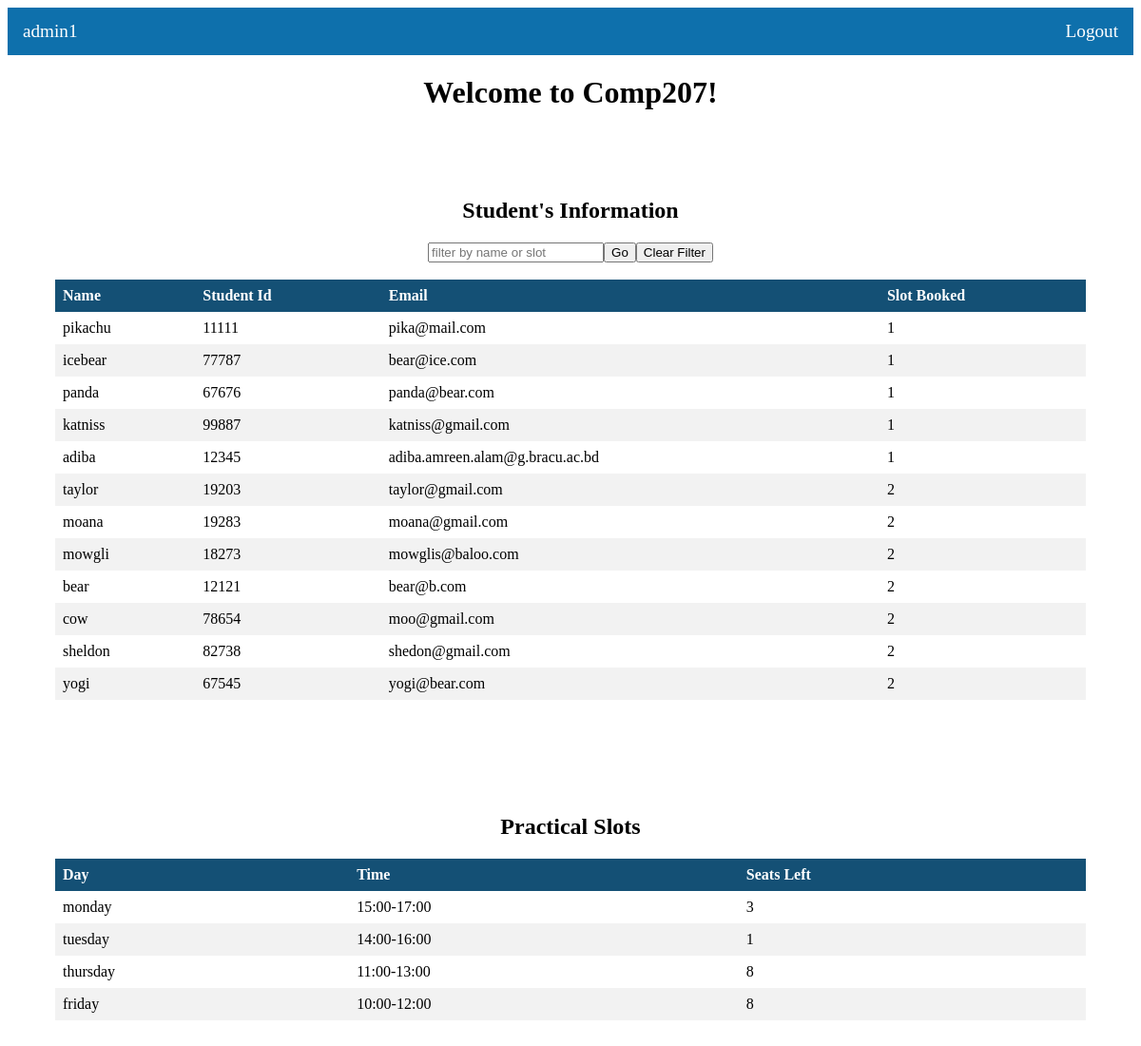
The page /admindashboard.php?sort=slot_booked (signed in) on the database its author committed.
### tables this page shows
CREATE TABLE `students` (
  `name` varchar(100) NOT NULL,
  `email` varchar(100) NOT NULL,
  `sid` int(5) NOT NULL,
  `slot_booked` int(11) NOT NULL
);

CREATE TABLE `slots` (
  `slotid` int(11) NOT NULL,
  `day` varchar(20) NOT NULL,
  `time` varchar(20) NOT NULL,
  `seats_left` int(11) NOT NULL
);

### admindashboard.php (the view, shortened to what this page needs)
<?php
include("connectdb.php");
$sql1 = "SELECT * FROM students";
if(isset($_GET['sort'])){
    $sort = $_GET['sort'];
    $sql1 .= " ORDER BY $sort";
  }
?>
<!DOCTYPE html>
<html>
<head>
    <link rel="stylesheet" href="style.css" />
</head>
<body>
    <ul class="navbar">
        <li class="nav-item" style="float: left; font-family: geneva;"><a class="nav-link" href="admindashboard.php"><?php echo $_SESSION['username']; ?></a></li>
        <li class="nav-item"><a class="nav-link" href="logout.php">Logout</a></li>
    </ul>
    <div class ="row">
        <h1>Welcome to Comp207!</h1>
    </div>
    <div class="tablec">
    <h2 style="text-align: center;">Student's Information</h2>
    <form class="filterform" method="post" action="admindashboard.php">
        <input type="text" id="filter" name="filter" placeholder="filter by name or slot" tabindex="0"/>
        <input type="submit" name="Filterbutton" id="Filterbutton" value="Go"/>
        <input type="submit" name="Clearbutton" id="Clearbutton" value="Clear Filter"/>
    </form>
    <table>
        <thead>
            <tr>
                <th><a href="admindashboard.php?sort=name">Name</a></th>
                <th><a href="admindashboard.php?sort=sid">Student Id</a></th>
                <th><a href="admindashboard.php?sort=email">Email</a></th>
                <th><a href="admindashboard.php?sort=slot_booked">Slot Booked</a></th>
            </tr>
        </thead>
        <tbody>
            <?php
            $result1 = mysqli_query($conn, $sql1);
            while ($row = $result1->fetch_assoc()) {
            ?>
            <tr>
                <td><?php echo $row['name']; ?></td>
                <td><?php echo $row['sid']; ?></td>
                <td><?php echo $row['email']; ?></td>
                <td><?php echo $row['slot_booked']; ?></td>
            </tr>
            <?php
            }
            ?>
        </tbody>
    </table>
    </div>
    <div class="tablec">
    <h2 style="text-align: center;">Practical Slots</h2>
    <table>
        <thead>
            <tr>
                <th>Day</th>
                <th>Time</th>
                <th>Seats Left</th>
            </tr>
        </thead>
            <tbody>
                <?php
                $sql2 = "SELECT * FROM slots";
                $result2 = mysqli_query($conn, $sql2);
                while ($row = $result2->fetch_assoc()) {
                ?>
                <tr>
                    <td><?php echo $row['day']; ?></td>
                    <td><?php echo $row['time']; ?></td>
                    <td><?php echo $row['seats_left']; ?></td>
                </tr>
                <?php
                }
                ?>
            </tbody>
    </table>
    </div>
</body>
</html>

### style.css (style rules this page uses)
body { background: white; }
.navbar { list-style-type: none; margin: 0; padding: 0px; overflow: hidden; background-color: rgb(14, 112, 172); position: -webkit-sticky; position: sticky !important; top: 0; z-index: 2 }
.nav-item { float: right; font-size: larger; }
.nav-link { display: block; color: white; text-align: center; padding: 14px 16px; text-decoration: none; }
.row { display: flex; justify-content: center; align-items: center; }
table { border-collapse: collapse; width: 100%; }
th, td { text-align: left; padding: 8px; }
tr:nth-child(even) { background-color: #f2f2f2 }
th { background-color: rgb(20, 80, 117); color: white; }
.tablec { padding: 50px; }
a { color: white; text-decoration: none; }
.filterform { display: flex; justify-content: center; align-items: center; }

### rows shown on the page
students: name "pikachu", sid "11111", email "pika@mail.com", slot_booked "1"
students: name "icebear", sid "77787", email "bear@ice.com", slot_booked "1"
students: name "panda", sid "67676", email "panda@bear.com", slot_booked "1"
students: name "katniss", sid "99887", email "katniss@gmail.com", slot_booked "1"
students: name "adiba", sid "12345", email "adiba.amreen.alam@g.bracu.ac.bd", slot_booked "1"
students: name "taylor", sid "19203", email "taylor@gmail.com", slot_booked "2"
students: name "moana", sid "19283", email "moana@gmail.com", slot_booked "2"
students: name "mowgli", sid "18273", email "mowglis@baloo.com", slot_booked "2"
students: name "bear", sid "12121", email "bear@b.com", slot_booked "2"
students: name "cow", sid "78654", email "moo@gmail.com", slot_booked "2"
students: name "sheldon", sid "82738", email "shedon@gmail.com", slot_booked "2"
students: name "yogi", sid "67545", email "yogi@bear.com", slot_booked "2"
slots: day "monday", time "15:00-17:00", seats_left "3"
slots: day "tuesday", time "14:00-16:00", seats_left "1"
slots: day "thursday", time "11:00-13:00", seats_left "8"
slots: day "friday", time "10:00-12:00", seats_left "8"

### other values the page prints
$_SESSION['username'] "admin1"
